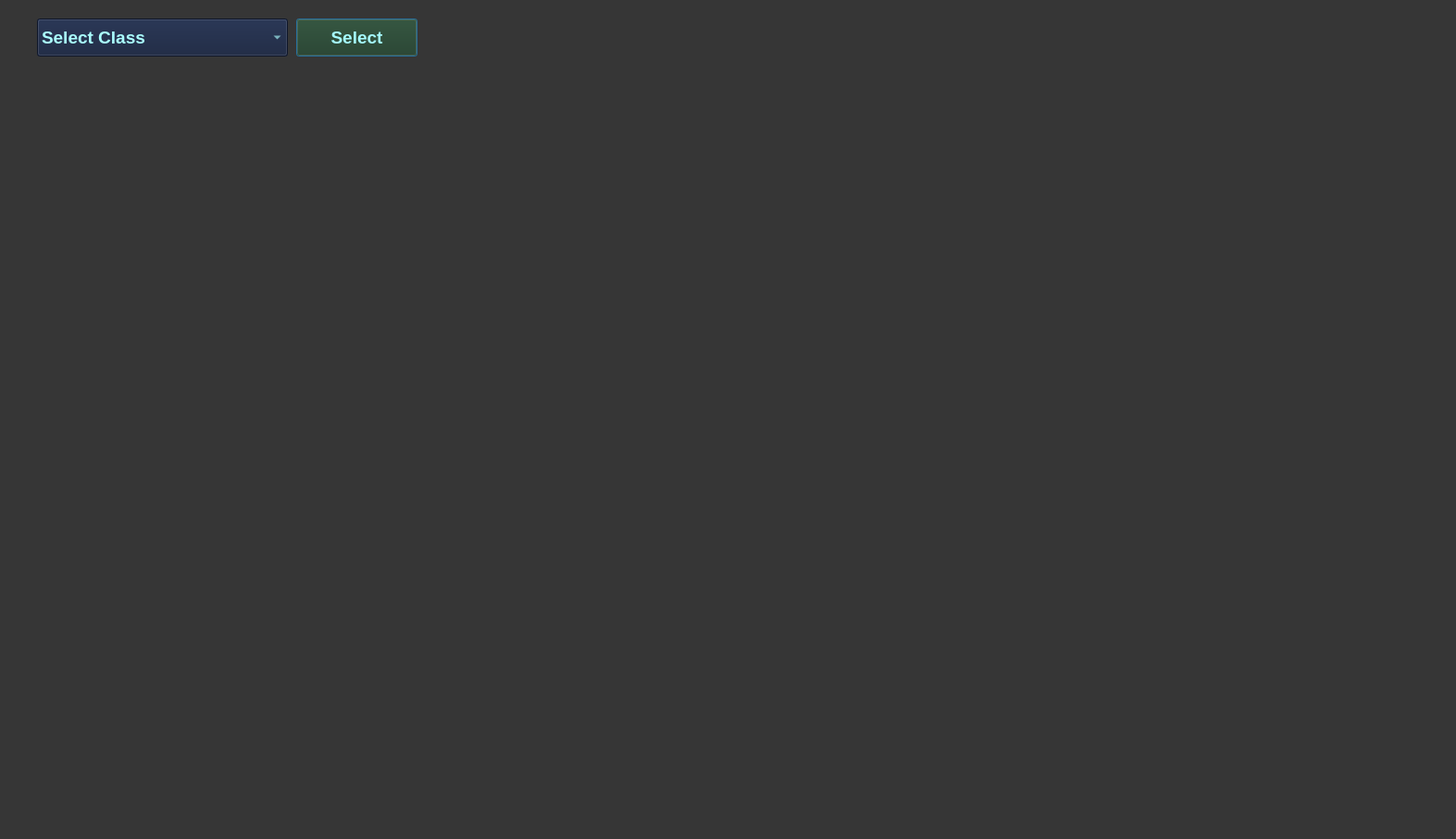
<?xml version="1.0" encoding="UTF-8"?>
<ui version="4.0">
 <class>Dialog</class>
 <widget class="QDialog" name="Dialog">
  <property name="geometry">
   <rect>
    <x>0</x>
    <y>0</y>
    <width>1573</width>
    <height>906</height>
   </rect>
  </property>
  <property name="windowTitle">
   <string>Dialog</string>
  </property>
  <property name="styleSheet">
   <string notr="true">background-color:rgb(54,54,54);</string>
  </property>
  <widget class="QComboBox" name="classsection">
   <property name="geometry">
    <rect>
     <x>40</x>
     <y>20</y>
     <width>271</width>
     <height>41</height>
    </rect>
   </property>
   <property name="font">
    <font>
     <pointsize>14</pointsize>
     <weight>75</weight>
     <bold>true</bold>
    </font>
   </property>
   <property name="styleSheet">
    <string notr="true">background-color:rgb(19, 31, 59);
color:rgb(170, 255, 255)</string>
   </property>
   <item>
    <property name="text">
     <string>Select Class</string>
    </property>
   </item>
  </widget>
  <widget class="QPushButton" name="selectclass">
   <property name="geometry">
    <rect>
     <x>320</x>
     <y>20</y>
     <width>131</width>
     <height>41</height>
    </rect>
   </property>
   <property name="font">
    <font>
     <pointsize>14</pointsize>
     <weight>75</weight>
     <bold>true</bold>
    </font>
   </property>
   <property name="styleSheet">
    <string notr="true">background-color:rgb(31, 54, 24);
color:rgb(165, 251, 255)

</string>
   </property>
   <property name="text">
    <string>Select</string>
   </property>
  </widget>
  <widget class="QStackedWidget" name="stackedWidget">
   <property name="geometry">
    <rect>
     <x>30</x>
     <y>80</y>
     <width>1441</width>
     <height>721</height>
    </rect>
   </property>
   <property name="font">
    <font>
     <pointsize>10</pointsize>
    </font>
   </property>
   <property name="styleSheet">
    <string notr="true"/>
   </property>
   <property name="currentIndex">
    <number>2</number>
   </property>
   <widget class="QWidget" name="page">
    <widget class="QTableWidget" name="tableWidget">
     <property name="geometry">
      <rect>
       <x>10</x>
       <y>20</y>
       <width>1151</width>
       <height>641</height>
      </rect>
     </property>
     <property name="font">
      <font>
       <pointsize>10</pointsize>
       <weight>75</weight>
       <bold>true</bold>
      </font>
     </property>
     <property name="styleSheet">
      <string notr="true">background-color:rgb(0, 255, 255)</string>
     </property>
     <row>
      <property name="text">
       <string>MONDAY</string>
      </property>
      <property name="font">
       <font>
        <pointsize>10</pointsize>
        <weight>75</weight>
        <bold>true</bold>
       </font>
      </property>
     </row>
     <row>
      <property name="text">
       <string>TUESDAY</string>
      </property>
      <property name="font">
       <font>
        <pointsize>10</pointsize>
        <weight>75</weight>
        <bold>true</bold>
       </font>
      </property>
     </row>
     <row>
      <property name="text">
       <string>WEDNESDAY</string>
      </property>
      <property name="font">
       <font>
        <pointsize>10</pointsize>
        <weight>75</weight>
        <bold>true</bold>
       </font>
      </property>
     </row>
     <row>
      <property name="text">
       <string>THURSDAY</string>
      </property>
      <property name="font">
       <font>
        <pointsize>10</pointsize>
        <weight>75</weight>
        <bold>true</bold>
       </font>
      </property>
     </row>
     <row>
      <property name="text">
       <string>FRIDAY</string>
      </property>
      <property name="font">
       <font>
        <pointsize>10</pointsize>
        <weight>75</weight>
        <bold>true</bold>
       </font>
      </property>
     </row>
     <column>
      <property name="text">
       <string>10:00A.M.-11:00A.M.</string>
      </property>
      <property name="font">
       <font>
        <pointsize>11</pointsize>
        <weight>75</weight>
        <bold>true</bold>
       </font>
      </property>
     </column>
     <column>
      <property name="text">
       <string>11:00A.M.-12:00P.M.</string>
      </property>
      <property name="font">
       <font>
        <pointsize>12</pointsize>
        <weight>75</weight>
        <bold>true</bold>
       </font>
      </property>
     </column>
     <column>
      <property name="text">
       <string>12:00P.M.-1:00P.M.</string>
      </property>
      <property name="font">
       <font>
        <pointsize>12</pointsize>
        <weight>75</weight>
        <bold>true</bold>
       </font>
      </property>
     </column>
     <column>
      <property name="text">
       <string>1:00P.M.-1:30P.M.</string>
      </property>
      <property name="font">
       <font>
        <pointsize>12</pointsize>
        <weight>75</weight>
        <bold>true</bold>
       </font>
      </property>
     </column>
     <column>
      <property name="text">
       <string>1:30P.M.-2:30P.M.</string>
      </property>
      <property name="font">
       <font>
        <pointsize>12</pointsize>
        <weight>75</weight>
        <bold>true</bold>
       </font>
      </property>
     </column>
     <column>
      <property name="text">
       <string>2:30P.M.-3:30P.M.</string>
      </property>
      <property name="font">
       <font>
        <pointsize>12</pointsize>
        <weight>75</weight>
        <bold>true</bold>
       </font>
      </property>
     </column>
     <item row="0" column="0">
      <property name="text">
       <string>Bengali</string>
      </property>
     </item>
     <item row="0" column="1">
      <property name="text">
       <string>Physics</string>
      </property>
     </item>
     <item row="0" column="2">
      <property name="text">
       <string>Maths</string>
      </property>
     </item>
     <item row="0" column="3">
      <property name="text">
       <string>Break</string>
      </property>
     </item>
     <item row="0" column="4">
      <property name="text">
       <string>English</string>
      </property>
     </item>
     <item row="0" column="5">
      <property name="text">
       <string>Computer Science</string>
      </property>
     </item>
     <item row="1" column="0">
      <property name="text">
       <string>Chemistry lab</string>
      </property>
     </item>
     <item row="1" column="1">
      <property name="text">
       <string>chemistry</string>
      </property>
     </item>
     <item row="1" column="2">
      <property name="text">
       <string>Biology</string>
      </property>
     </item>
     <item row="1" column="3">
      <property name="text">
       <string>Break</string>
      </property>
     </item>
     <item row="1" column="4">
      <property name="text">
       <string>Maths</string>
      </property>
     </item>
     <item row="1" column="5">
      <property name="text">
       <string>English</string>
      </property>
     </item>
     <item row="2" column="0">
      <property name="text">
       <string>Bengali</string>
      </property>
     </item>
     <item row="2" column="1">
      <property name="text">
       <string>English</string>
      </property>
     </item>
     <item row="2" column="2">
      <property name="text">
       <string>Physics</string>
      </property>
     </item>
     <item row="2" column="3">
      <property name="text">
       <string>Break</string>
      </property>
     </item>
     <item row="2" column="4">
      <property name="text">
       <string>Chemistry</string>
      </property>
     </item>
     <item row="2" column="5">
      <property name="text">
       <string>Maths</string>
      </property>
     </item>
     <item row="3" column="0">
      <property name="text">
       <string>Physics</string>
      </property>
     </item>
     <item row="3" column="1">
      <property name="text">
       <string>Chemistry</string>
      </property>
     </item>
     <item row="3" column="2">
      <property name="text">
       <string>physics lab</string>
      </property>
     </item>
     <item row="3" column="3">
      <property name="text">
       <string>Break</string>
      </property>
     </item>
     <item row="3" column="4">
      <property name="text">
       <string>Computer Science</string>
      </property>
     </item>
     <item row="3" column="5">
      <property name="text">
       <string>Maths</string>
      </property>
     </item>
     <item row="4" column="0">
      <property name="text">
       <string>Maths</string>
      </property>
     </item>
     <item row="4" column="1">
      <property name="text">
       <string>Physics</string>
      </property>
     </item>
     <item row="4" column="2">
      <property name="text">
       <string>Computer Science lab</string>
      </property>
     </item>
     <item row="4" column="3">
      <property name="text">
       <string>Break</string>
      </property>
     </item>
     <item row="4" column="4">
      <property name="text">
       <string>English</string>
      </property>
     </item>
     <item row="4" column="5">
      <property name="text">
       <string>bengali</string>
      </property>
     </item>
    </widget>
   </widget>
   <widget class="QWidget" name="page_5">
    <widget class="QTableWidget" name="tableWidget_5">
     <property name="geometry">
      <rect>
       <x>20</x>
       <y>40</y>
       <width>1351</width>
       <height>641</height>
      </rect>
     </property>
     <property name="font">
      <font>
       <pointsize>10</pointsize>
       <weight>75</weight>
       <bold>true</bold>
      </font>
     </property>
     <property name="styleSheet">
      <string notr="true">background-color:rgb(0, 255, 255)</string>
     </property>
     <row>
      <property name="text">
       <string>MONDAY</string>
      </property>
      <property name="font">
       <font>
        <pointsize>10</pointsize>
        <weight>75</weight>
        <bold>true</bold>
       </font>
      </property>
     </row>
     <row>
      <property name="text">
       <string>TUESDAY</string>
      </property>
      <property name="font">
       <font>
        <pointsize>10</pointsize>
        <weight>75</weight>
        <bold>true</bold>
       </font>
      </property>
     </row>
     <row>
      <property name="text">
       <string>WEDNESDAY</string>
      </property>
      <property name="font">
       <font>
        <pointsize>10</pointsize>
        <weight>75</weight>
        <bold>true</bold>
       </font>
      </property>
     </row>
     <row>
      <property name="text">
       <string>THURSDAY</string>
      </property>
      <property name="font">
       <font>
        <pointsize>10</pointsize>
        <weight>75</weight>
        <bold>true</bold>
       </font>
      </property>
     </row>
     <row>
      <property name="text">
       <string>FRIDAY</string>
      </property>
      <property name="font">
       <font>
        <pointsize>10</pointsize>
        <weight>75</weight>
        <bold>true</bold>
       </font>
      </property>
     </row>
     <column>
      <property name="text">
       <string>10:00A.M.-11:00A.M.</string>
      </property>
      <property name="font">
       <font>
        <pointsize>12</pointsize>
        <weight>75</weight>
        <bold>true</bold>
       </font>
      </property>
     </column>
     <column>
      <property name="text">
       <string>11:00A.M.-12:00P.M.</string>
      </property>
      <property name="font">
       <font>
        <pointsize>12</pointsize>
        <weight>75</weight>
        <bold>true</bold>
       </font>
      </property>
     </column>
     <column>
      <property name="text">
       <string>12:00P.M.-1:00P.M.</string>
      </property>
      <property name="font">
       <font>
        <pointsize>12</pointsize>
        <weight>75</weight>
        <bold>true</bold>
       </font>
      </property>
     </column>
     <column>
      <property name="text">
       <string>1:00P.M.-1:30P.M.</string>
      </property>
      <property name="font">
       <font>
        <pointsize>12</pointsize>
        <weight>75</weight>
        <bold>true</bold>
       </font>
      </property>
     </column>
     <column>
      <property name="text">
       <string>1:30P.M.-2:30P.M.</string>
      </property>
      <property name="font">
       <font>
        <pointsize>12</pointsize>
        <weight>75</weight>
        <bold>true</bold>
       </font>
      </property>
     </column>
     <column>
      <property name="text">
       <string>2:30P.M.-3:30P.M.</string>
      </property>
      <property name="font">
       <font>
        <pointsize>12</pointsize>
        <weight>75</weight>
        <bold>true</bold>
       </font>
      </property>
     </column>
     <item row="0" column="0">
      <property name="text">
       <string>Bengali</string>
      </property>
     </item>
     <item row="0" column="1">
      <property name="text">
       <string>English</string>
      </property>
     </item>
     <item row="0" column="2">
      <property name="text">
       <string>Chemistry</string>
      </property>
     </item>
     <item row="0" column="3">
      <property name="text">
       <string>Break</string>
      </property>
     </item>
     <item row="0" column="4">
      <property name="text">
       <string>Maths</string>
      </property>
     </item>
     <item row="0" column="5">
      <property name="text">
       <string>Physics lab</string>
      </property>
     </item>
     <item row="1" column="0">
      <property name="text">
       <string>Physics</string>
      </property>
     </item>
     <item row="1" column="1">
      <property name="text">
       <string>Chemistry</string>
      </property>
     </item>
     <item row="1" column="2">
      <property name="text">
       <string>Maths</string>
      </property>
     </item>
     <item row="1" column="3">
      <property name="text">
       <string>Break</string>
      </property>
     </item>
     <item row="1" column="4">
      <property name="text">
       <string>Physics lab</string>
      </property>
     </item>
     <item row="1" column="5">
      <property name="text">
       <string>Bengali</string>
      </property>
     </item>
     <item row="2" column="0">
      <property name="text">
       <string>Bengali</string>
      </property>
     </item>
     <item row="2" column="1">
      <property name="text">
       <string>English</string>
      </property>
     </item>
     <item row="2" column="2">
      <property name="text">
       <string>Physics</string>
      </property>
     </item>
     <item row="2" column="3">
      <property name="text">
       <string>Break</string>
      </property>
     </item>
     <item row="2" column="4">
      <property name="text">
       <string>English</string>
      </property>
     </item>
     <item row="2" column="5">
      <property name="text">
       <string>Maths</string>
      </property>
     </item>
     <item row="3" column="0">
      <property name="text">
       <string>Maths</string>
      </property>
     </item>
     <item row="3" column="1">
      <property name="text">
       <string>English</string>
      </property>
     </item>
     <item row="3" column="2">
      <property name="text">
       <string>Chemistry lab</string>
      </property>
     </item>
     <item row="3" column="3">
      <property name="text">
       <string>Break</string>
      </property>
     </item>
     <item row="3" column="4">
      <property name="text">
       <string>Physics</string>
      </property>
     </item>
     <item row="3" column="5">
      <property name="text">
       <string>English</string>
      </property>
     </item>
     <item row="4" column="0">
      <property name="text">
       <string>English</string>
      </property>
     </item>
     <item row="4" column="1">
      <property name="text">
       <string>Computer science lab</string>
      </property>
     </item>
     <item row="4" column="2">
      <property name="text">
       <string>Bengali</string>
      </property>
     </item>
     <item row="4" column="3">
      <property name="text">
       <string>Break</string>
      </property>
     </item>
     <item row="4" column="4">
      <property name="text">
       <string>Chemistry</string>
      </property>
     </item>
     <item row="4" column="5">
      <property name="text">
       <string>Maths</string>
      </property>
     </item>
    </widget>
   </widget>
   <widget class="QWidget" name="home_page"/>
   <widget class="QWidget" name="page_3">
    <widget class="QTableWidget" name="tableWidget_3">
     <property name="geometry">
      <rect>
       <x>20</x>
       <y>60</y>
       <width>1151</width>
       <height>641</height>
      </rect>
     </property>
     <property name="font">
      <font>
       <pointsize>10</pointsize>
       <weight>75</weight>
       <bold>true</bold>
      </font>
     </property>
     <property name="styleSheet">
      <string notr="true">background-color:rgb(0, 255, 255)</string>
     </property>
     <row>
      <property name="text">
       <string>MONDAY</string>
      </property>
      <property name="font">
       <font>
        <pointsize>10</pointsize>
        <weight>75</weight>
        <bold>true</bold>
       </font>
      </property>
     </row>
     <row>
      <property name="text">
       <string>TUESDAY</string>
      </property>
      <property name="font">
       <font>
        <pointsize>10</pointsize>
        <weight>75</weight>
        <bold>true</bold>
       </font>
      </property>
     </row>
     <row>
      <property name="text">
       <string>WEDNESDAY</string>
      </property>
      <property name="font">
       <font>
        <pointsize>10</pointsize>
        <weight>75</weight>
        <bold>true</bold>
       </font>
      </property>
     </row>
     <row>
      <property name="text">
       <string>THURSDAY</string>
      </property>
      <property name="font">
       <font>
        <pointsize>10</pointsize>
        <weight>75</weight>
        <bold>true</bold>
       </font>
      </property>
     </row>
     <row>
      <property name="text">
       <string>FRIDAY</string>
      </property>
      <property name="font">
       <font>
        <pointsize>10</pointsize>
        <weight>75</weight>
        <bold>true</bold>
       </font>
      </property>
     </row>
     <column>
      <property name="text">
       <string>10:00A.M.-11:00A.M.</string>
      </property>
      <property name="font">
       <font>
        <pointsize>12</pointsize>
        <weight>75</weight>
        <bold>true</bold>
       </font>
      </property>
     </column>
     <column>
      <property name="text">
       <string>11:00A.M.-12:00P.M.</string>
      </property>
      <property name="font">
       <font>
        <pointsize>12</pointsize>
        <weight>75</weight>
        <bold>true</bold>
       </font>
      </property>
     </column>
     <column>
      <property name="text">
       <string>12:00P.M.-1:00P.M.</string>
      </property>
      <property name="font">
       <font>
        <pointsize>12</pointsize>
        <weight>75</weight>
        <bold>true</bold>
       </font>
      </property>
     </column>
     <column>
      <property name="text">
       <string>1:00P.M.-1:30P.M.</string>
      </property>
      <property name="font">
       <font>
        <pointsize>12</pointsize>
        <weight>75</weight>
        <bold>true</bold>
       </font>
      </property>
     </column>
     <column>
      <property name="text">
       <string>1:30P.M.-2:30P.M.</string>
      </property>
      <property name="font">
       <font>
        <pointsize>12</pointsize>
        <weight>75</weight>
        <bold>true</bold>
       </font>
      </property>
     </column>
     <column>
      <property name="text">
       <string>2:30P.M.-3:30P.M.</string>
      </property>
      <property name="font">
       <font>
        <pointsize>12</pointsize>
        <weight>75</weight>
        <bold>true</bold>
       </font>
      </property>
     </column>
     <item row="0" column="0">
      <property name="text">
       <string>maths</string>
      </property>
     </item>
     <item row="0" column="1">
      <property name="text">
       <string>English</string>
      </property>
     </item>
     <item row="0" column="2">
      <property name="text">
       <string>Physics</string>
      </property>
     </item>
     <item row="0" column="3">
      <property name="text">
       <string>Break</string>
      </property>
     </item>
     <item row="0" column="4">
      <property name="text">
       <string>Physics lab</string>
      </property>
     </item>
     <item row="0" column="5">
      <property name="text">
       <string>Bengali</string>
      </property>
     </item>
     <item row="1" column="0">
      <property name="text">
       <string>Physics</string>
      </property>
     </item>
     <item row="1" column="1">
      <property name="text">
       <string>Bengali</string>
      </property>
     </item>
     <item row="1" column="2">
      <property name="text">
       <string>Computer Science lab</string>
      </property>
     </item>
     <item row="1" column="3">
      <property name="text">
       <string>Break</string>
      </property>
     </item>
     <item row="1" column="4">
      <property name="text">
       <string>Maths</string>
      </property>
     </item>
     <item row="1" column="5">
      <property name="text">
       <string>English</string>
      </property>
     </item>
     <item row="2" column="0">
      <property name="text">
       <string>Chemistry lab</string>
      </property>
     </item>
     <item row="2" column="1">
      <property name="text">
       <string>Physics</string>
      </property>
     </item>
     <item row="2" column="2">
      <property name="text">
       <string>English</string>
      </property>
     </item>
     <item row="2" column="3">
      <property name="text">
       <string>Break</string>
      </property>
     </item>
     <item row="2" column="4">
      <property name="text">
       <string>Physics</string>
      </property>
     </item>
     <item row="2" column="5">
      <property name="text">
       <string>Chemistry</string>
      </property>
     </item>
     <item row="3" column="0">
      <property name="text">
       <string>Computer Science</string>
      </property>
     </item>
     <item row="3" column="1">
      <property name="text">
       <string>maths</string>
      </property>
     </item>
     <item row="3" column="2">
      <property name="text">
       <string>Physics</string>
      </property>
     </item>
     <item row="3" column="3">
      <property name="text">
       <string>Break</string>
      </property>
     </item>
     <item row="3" column="4">
      <property name="text">
       <string>Chemistry lab</string>
      </property>
     </item>
     <item row="3" column="5">
      <property name="text">
       <string>English</string>
      </property>
     </item>
     <item row="4" column="0">
      <property name="text">
       <string>Bengali</string>
      </property>
     </item>
     <item row="4" column="1">
      <property name="text">
       <string>Chemistry</string>
      </property>
     </item>
     <item row="4" column="2">
      <property name="text">
       <string>English</string>
      </property>
     </item>
     <item row="4" column="3">
      <property name="text">
       <string>Break</string>
      </property>
     </item>
     <item row="4" column="4">
      <property name="text">
       <string>Physics</string>
      </property>
     </item>
     <item row="4" column="5">
      <property name="text">
       <string>maths</string>
      </property>
     </item>
    </widget>
   </widget>
   <widget class="QWidget" name="page_4">
    <widget class="QTableWidget" name="tableWidget_4">
     <property name="geometry">
      <rect>
       <x>30</x>
       <y>50</y>
       <width>1151</width>
       <height>641</height>
      </rect>
     </property>
     <property name="font">
      <font>
       <pointsize>10</pointsize>
       <weight>75</weight>
       <bold>true</bold>
      </font>
     </property>
     <property name="styleSheet">
      <string notr="true">background-color:rgb(0, 255, 255)</string>
     </property>
     <row>
      <property name="text">
       <string>MONDAY</string>
      </property>
      <property name="font">
       <font>
        <pointsize>10</pointsize>
        <weight>75</weight>
        <bold>true</bold>
       </font>
      </property>
     </row>
     <row>
      <property name="text">
       <string>TUESDAY</string>
      </property>
      <property name="font">
       <font>
        <pointsize>10</pointsize>
        <weight>75</weight>
        <bold>true</bold>
       </font>
      </property>
     </row>
     <row>
      <property name="text">
       <string>WEDNESDAY</string>
      </property>
      <property name="font">
       <font>
        <pointsize>10</pointsize>
        <weight>75</weight>
        <bold>true</bold>
       </font>
      </property>
     </row>
     <row>
      <property name="text">
       <string>THURSDAY</string>
      </property>
      <property name="font">
       <font>
        <pointsize>10</pointsize>
        <weight>75</weight>
        <bold>true</bold>
       </font>
      </property>
     </row>
     <row>
      <property name="text">
       <string>FRIDAY</string>
      </property>
      <property name="font">
       <font>
        <pointsize>10</pointsize>
        <weight>75</weight>
        <bold>true</bold>
       </font>
      </property>
     </row>
     <column>
      <property name="text">
       <string>10:00A.M.-11:00A.M.</string>
      </property>
      <property name="font">
       <font>
        <pointsize>12</pointsize>
        <weight>75</weight>
        <bold>true</bold>
       </font>
      </property>
     </column>
     <column>
      <property name="text">
       <string>11:00A.M.-12:00P.M.</string>
      </property>
      <property name="font">
       <font>
        <pointsize>12</pointsize>
        <weight>75</weight>
        <bold>true</bold>
       </font>
      </property>
     </column>
     <column>
      <property name="text">
       <string>12:00P.M.-1:00P.M.</string>
      </property>
      <property name="font">
       <font>
        <pointsize>12</pointsize>
        <weight>75</weight>
        <bold>true</bold>
       </font>
      </property>
     </column>
     <column>
      <property name="text">
       <string>1:00P.M.-1:30P.M.</string>
      </property>
      <property name="font">
       <font>
        <pointsize>12</pointsize>
        <weight>75</weight>
        <bold>true</bold>
       </font>
      </property>
     </column>
     <column>
      <property name="text">
       <string>1:30P.M.-2:30P.M.</string>
      </property>
      <property name="font">
       <font>
        <pointsize>12</pointsize>
        <weight>75</weight>
        <bold>true</bold>
       </font>
      </property>
     </column>
     <column>
      <property name="text">
       <string>2:30P.M.-3:30P.M.</string>
      </property>
      <property name="font">
       <font>
        <pointsize>12</pointsize>
        <weight>75</weight>
        <bold>true</bold>
       </font>
      </property>
     </column>
     <item row="0" column="0">
      <property name="text">
       <string>Chemistry</string>
      </property>
     </item>
     <item row="0" column="1">
      <property name="text">
       <string>Physics</string>
      </property>
     </item>
     <item row="0" column="2">
      <property name="text">
       <string>Break</string>
      </property>
     </item>
     <item row="0" column="3">
      <property name="text">
       <string>Chemistry lab</string>
      </property>
     </item>
     <item row="0" column="4">
      <property name="text">
       <string>Maths</string>
      </property>
     </item>
     <item row="0" column="5">
      <property name="text">
       <string>Bengali</string>
      </property>
     </item>
     <item row="1" column="0">
      <property name="text">
       <string>Bengali</string>
      </property>
     </item>
     <item row="1" column="1">
      <property name="text">
       <string>Physics lab</string>
      </property>
     </item>
     <item row="1" column="2">
      <property name="text">
       <string>Break</string>
      </property>
     </item>
     <item row="1" column="3">
      <property name="text">
       <string>Maths</string>
      </property>
     </item>
     <item row="1" column="4">
      <property name="text">
       <string>Chemistry</string>
      </property>
     </item>
     <item row="1" column="5">
      <property name="text">
       <string>English</string>
      </property>
     </item>
     <item row="2" column="0">
      <property name="text">
       <string>Maths</string>
      </property>
     </item>
     <item row="2" column="1">
      <property name="text">
       <string>English</string>
      </property>
     </item>
     <item row="2" column="2">
      <property name="text">
       <string>Break</string>
      </property>
     </item>
     <item row="2" column="3">
      <property name="text">
       <string>Physics</string>
      </property>
     </item>
     <item row="2" column="4">
      <property name="text">
       <string>Bengali</string>
      </property>
     </item>
     <item row="2" column="5">
      <property name="text">
       <string>English</string>
      </property>
     </item>
     <item row="3" column="0">
      <property name="text">
       <string>English</string>
      </property>
     </item>
     <item row="3" column="1">
      <property name="text">
       <string>Physics</string>
      </property>
     </item>
     <item row="3" column="2">
      <property name="text">
       <string>Break</string>
      </property>
     </item>
     <item row="3" column="3">
      <property name="text">
       <string>Computer Science lab</string>
      </property>
     </item>
     <item row="3" column="4">
      <property name="text">
       <string>Chemistry</string>
      </property>
     </item>
     <item row="3" column="5">
      <property name="text">
       <string>Maths</string>
      </property>
     </item>
     <item row="4" column="0">
      <property name="text">
       <string>Chemistry</string>
      </property>
     </item>
     <item row="4" column="1">
      <property name="text">
       <string>Computer Science</string>
      </property>
     </item>
     <item row="4" column="2">
      <property name="text">
       <string>Break</string>
      </property>
     </item>
     <item row="4" column="3">
      <property name="text">
       <string>Maths</string>
      </property>
     </item>
     <item row="4" column="4">
      <property name="text">
       <string>English</string>
      </property>
     </item>
     <item row="4" column="5">
      <property name="text">
       <string>Physics lab</string>
      </property>
     </item>
    </widget>
   </widget>
   <widget class="QWidget" name="page_2">
    <widget class="QTableWidget" name="tableWidget_2">
     <property name="geometry">
      <rect>
       <x>30</x>
       <y>40</y>
       <width>1151</width>
       <height>641</height>
      </rect>
     </property>
     <property name="font">
      <font>
       <pointsize>10</pointsize>
       <weight>75</weight>
       <bold>true</bold>
      </font>
     </property>
     <property name="styleSheet">
      <string notr="true">background-color:rgb(0, 255, 255)</string>
     </property>
     <row>
      <property name="text">
       <string>MONDAY</string>
      </property>
      <property name="font">
       <font>
        <pointsize>10</pointsize>
        <weight>75</weight>
        <bold>true</bold>
       </font>
      </property>
     </row>
     <row>
      <property name="text">
       <string>TUESDAY</string>
      </property>
      <property name="font">
       <font>
        <pointsize>10</pointsize>
        <weight>75</weight>
        <bold>true</bold>
       </font>
      </property>
     </row>
     <row>
      <property name="text">
       <string>WEDNESDAY</string>
      </property>
      <property name="font">
       <font>
        <pointsize>10</pointsize>
        <weight>75</weight>
        <bold>true</bold>
       </font>
      </property>
     </row>
     <row>
      <property name="text">
       <string>THURSDAY</string>
      </property>
      <property name="font">
       <font>
        <pointsize>10</pointsize>
        <weight>75</weight>
        <bold>true</bold>
       </font>
      </property>
     </row>
     <row>
      <property name="text">
       <string>FRIDAY</string>
      </property>
      <property name="font">
       <font>
        <pointsize>10</pointsize>
        <weight>75</weight>
        <bold>true</bold>
       </font>
      </property>
     </row>
     <column>
      <property name="text">
       <string>10:00A.M.-11:00A.M.</string>
      </property>
      <property name="font">
       <font>
        <pointsize>12</pointsize>
        <weight>75</weight>
        <bold>true</bold>
       </font>
      </property>
     </column>
     <column>
      <property name="text">
       <string>11:00A.M.-12:00P.M.</string>
      </property>
      <property name="font">
       <font>
        <pointsize>12</pointsize>
        <weight>75</weight>
        <bold>true</bold>
       </font>
      </property>
     </column>
     <column>
      <property name="text">
       <string>12:00P.M.-1:00P.M.</string>
      </property>
      <property name="font">
       <font>
        <pointsize>12</pointsize>
        <weight>75</weight>
        <bold>true</bold>
       </font>
      </property>
     </column>
     <column>
      <property name="text">
       <string>1:00P.M.-1:30P.M.</string>
      </property>
      <property name="font">
       <font>
        <pointsize>12</pointsize>
        <weight>75</weight>
        <bold>true</bold>
       </font>
      </property>
     </column>
     <column>
      <property name="text">
       <string>1:30P.M.-2:30P.M.</string>
      </property>
      <property name="font">
       <font>
        <pointsize>12</pointsize>
        <weight>75</weight>
        <bold>true</bold>
       </font>
      </property>
     </column>
     <column>
      <property name="text">
       <string>2:30P.M.-3:30P.M.</string>
      </property>
      <property name="font">
       <font>
        <pointsize>12</pointsize>
        <weight>75</weight>
        <bold>true</bold>
       </font>
      </property>
     </column>
     <item row="0" column="0">
      <property name="text">
       <string>Maths</string>
      </property>
     </item>
     <item row="0" column="1">
      <property name="text">
       <string>English</string>
      </property>
     </item>
     <item row="0" column="2">
      <property name="text">
       <string>Physics</string>
      </property>
     </item>
     <item row="0" column="3">
      <property name="text">
       <string>Break</string>
      </property>
     </item>
     <item row="0" column="4">
      <property name="text">
       <string>Bengali</string>
      </property>
     </item>
     <item row="0" column="5">
      <property name="text">
       <string>Chemistry</string>
      </property>
     </item>
     <item row="1" column="0">
      <property name="text">
       <string>English</string>
      </property>
     </item>
     <item row="1" column="1">
      <property name="text">
       <string>Bengali</string>
      </property>
     </item>
     <item row="1" column="2">
      <property name="text">
       <string>Chemistry</string>
      </property>
     </item>
     <item row="1" column="3">
      <property name="text">
       <string>Break</string>
      </property>
     </item>
     <item row="1" column="4">
      <property name="text">
       <string>Maths</string>
      </property>
     </item>
     <item row="1" column="5">
      <property name="text">
       <string>Chemistry lab</string>
      </property>
     </item>
     <item row="2" column="0">
      <property name="text">
       <string>Maths</string>
      </property>
     </item>
     <item row="2" column="1">
      <property name="text">
       <string>Computer Science</string>
      </property>
     </item>
     <item row="2" column="2">
      <property name="text">
       <string>Physics lab</string>
      </property>
     </item>
     <item row="2" column="3">
      <property name="text">
       <string>Break</string>
      </property>
     </item>
     <item row="2" column="4">
      <property name="text">
       <string>Bengali</string>
      </property>
     </item>
     <item row="2" column="5">
      <property name="text">
       <string>English</string>
      </property>
     </item>
     <item row="3" column="0">
      <property name="text">
       <string>Physics</string>
      </property>
     </item>
     <item row="3" column="1">
      <property name="text">
       <string>Chemistry</string>
      </property>
     </item>
     <item row="3" column="2">
      <property name="text">
       <string>English</string>
      </property>
     </item>
     <item row="3" column="3">
      <property name="text">
       <string>Break</string>
      </property>
     </item>
     <item row="3" column="4">
      <property name="text">
       <string>Computer Science lab</string>
      </property>
     </item>
     <item row="3" column="5">
      <property name="text">
       <string>Maths</string>
      </property>
     </item>
     <item row="4" column="0">
      <property name="text">
       <string>Computer Science</string>
      </property>
     </item>
     <item row="4" column="1">
      <property name="text">
       <string>English</string>
      </property>
     </item>
     <item row="4" column="2">
      <property name="text">
       <string>Chemistry</string>
      </property>
     </item>
     <item row="4" column="3">
      <property name="text">
       <string>Break</string>
      </property>
     </item>
     <item row="4" column="4">
      <property name="text">
       <string>Physics</string>
      </property>
     </item>
     <item row="4" column="5">
      <property name="text">
       <string>Bengali</string>
      </property>
     </item>
    </widget>
   </widget>
  </widget>
 </widget>
 <resources/>
 <connections/>
</ui>
